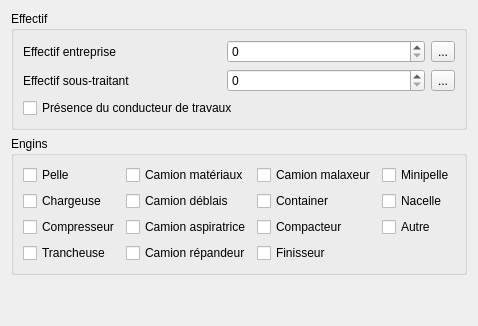
                 <widget class="QWidget" name="tab_20">
                  <attribute name="title">
                   <string>Présence</string>
                  </attribute>
                  <layout class="QVBoxLayout" name="verticalLayout_25">
                   <item>
                    <widget class="QGroupBox" name="groupBox_4">
                     <property name="title">
                      <string>Effectif</string>
                     </property>
                     <layout class="QGridLayout" name="gridLayout_18">
                      <item row="0" column="0">
                       <widget class="QLabel" name="label_31">
                        <property name="text">
                         <string>Effectif entreprise</string>
                        </property>
                       </widget>
                      </item>
                      <item row="1" column="1">
                       <widget class="QSpinBox" name="spinBox_effectsstraitant"/>
                      </item>
                      <item row="1" column="0">
                       <widget class="QLabel" name="label_32">
                        <property name="text">
                         <string>Effectif sous-traitant</string>
                        </property>
                       </widget>
                      </item>
                      <item row="2" column="0" colspan="2">
                       <widget class="QCheckBox" name="checkBox_conduc">
                        <property name="text">
                         <string>Présence du conducteur de travaux</string>
                        </property>
                       </widget>
                      </item>
                      <item row="0" column="1">
                       <widget class="QSpinBox" name="spinBox_effectetp"/>
                      </item>
                      <item row="0" column="2">
                       <widget class="QToolButton" name="toolButton_effect_etp">
                        <property name="text">
                         <string>...</string>
                        </property>
                       </widget>
                      </item>
                      <item row="1" column="2">
                       <widget class="QToolButton" name="toolButton_effect_sstraitant">
                        <property name="text">
                         <string>...</string>
                        </property>
                       </widget>
                      </item>
                     </layout>
                    </widget>
                   </item>
                   <item>
                    <widget class="QGroupBox" name="groupBox_5">
                     <property name="title">
                      <string>Engins</string>
                     </property>
                     <layout class="QGridLayout" name="gridLayout_17">
                      <item row="2" column="1">
                       <widget class="QCheckBox" name="checkBox_eng_cam_deblais">
                        <property name="text">
                         <string>Camion déblais</string>
                        </property>
                       </widget>
                      </item>
                      <item row="3" column="1">
                       <widget class="QCheckBox" name="checkBox_eng_cam_aspi">
                        <property name="text">
                         <string>Camion aspiratrice</string>
                        </property>
                       </widget>
                      </item>
                      <item row="4" column="1">
                       <widget class="QCheckBox" name="checkBox_eng_cam_repand">
                        <property name="text">
                         <string>Camion répandeur</string>
                        </property>
                       </widget>
                      </item>
                      <item row="1" column="2">
                       <widget class="QCheckBox" name="checkBox_eng_cam_malax">
                        <property name="text">
                         <string>Camion malaxeur</string>
                        </property>
                       </widget>
                      </item>
                      <item row="3" column="2">
                       <widget class="QCheckBox" name="checkBox_eng_compacteur">
                        <property name="text">
                         <string>Compacteur</string>
                        </property>
                       </widget>
                      </item>
                      <item row="2" column="2">
                       <widget class="QCheckBox" name="checkBox_eng_container">
                        <property name="text">
                         <string>Container</string>
                        </property>
                       </widget>
                      </item>
                      <item row="1" column="0">
                       <widget class="QCheckBox" name="checkBox_eng_pelle">
                        <property name="text">
                         <string>Pelle</string>
                        </property>
                       </widget>
                      </item>
                      <item row="1" column="1">
                       <widget class="QCheckBox" name="checkBox_eng_cam_mat">
                        <property name="text">
                         <string>Camion matériaux</string>
                        </property>
                       </widget>
                      </item>
                      <item row="2" column="0">
                       <widget class="QCheckBox" name="checkBox_eng_charg">
                        <property name="text">
                         <string>Chargeuse</string>
                        </property>
                       </widget>
                      </item>
                      <item row="4" column="2">
                       <widget class="QCheckBox" name="checkBox_eng_finisseur">
                        <property name="text">
                         <string>Finisseur</string>
                        </property>
                       </widget>
                      </item>
                      <item row="4" column="0">
                       <widget class="QCheckBox" name="checkBox_eng_trancheuse">
                        <property name="text">
                         <string>Trancheuse</string>
                        </property>
                       </widget>
                      </item>
                      <item row="3" column="0">
                       <widget class="QCheckBox" name="checkBox_eng_compres">
                        <property name="text">
                         <string>Compresseur</string>
                        </property>
                       </widget>
                      </item>
                      <item row="1" column="3">
                       <widget class="QCheckBox" name="checkBox_eng_minipelle">
                        <property name="text">
                         <string>Minipelle</string>
                        </property>
                       </widget>
                      </item>
                      <item row="2" column="3">
                       <widget class="QCheckBox" name="checkBox_eng_nacelle">
                        <property name="text">
                         <string>Nacelle</string>
                        </property>
                       </widget>
                      </item>
                      <item row="3" column="3">
                       <widget class="QCheckBox" name="checkBox_eng_autre">
                        <property name="text">
                         <string>Autre</string>
                        </property>
                       </widget>
                      </item>
                     </layout>
                    </widget>
                   </item>
                   <item>
                    <spacer name="verticalSpacer_4">
                     <property name="orientation">
                      <enum>Qt::Vertical</enum>
                     </property>
                     <property name="sizeHint" stdset="0">
                      <size>
                       <width>20</width>
                       <height>40</height>
                      </size>
                     </property>
                    </spacer>
                   </item>
                  </layout>
                 </widget>
